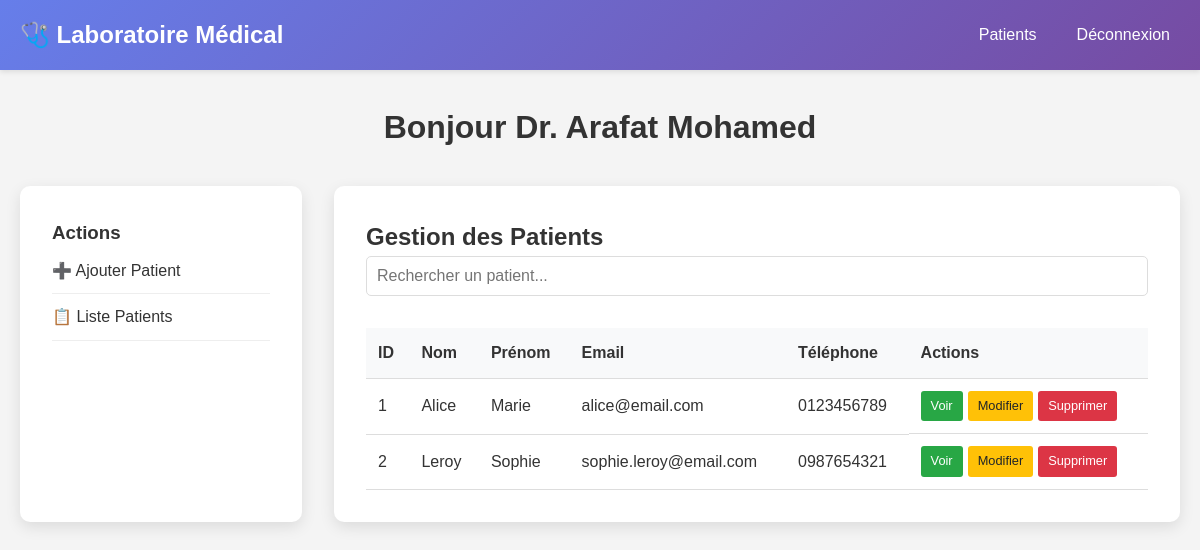
Screenshot of /dashboard_medecin.php (signed in) with the database file from the repository.
### tables this page shows
CREATE TABLE patient (
    id_patient INT AUTO_INCREMENT PRIMARY KEY,
    nom VARCHAR(50) NOT NULL,
    prenom VARCHAR(50) NOT NULL,
    email VARCHAR(100) UNIQUE NOT NULL,
    mot_de_passe VARCHAR(255) NOT NULL,
    telephone VARCHAR(20)
);

### dashboard_medecin.php (the view, shortened to what this page needs)
<?php
require_once 'includes/db.php';
$stmt = $pdo->query("SELECT * FROM patient ORDER BY nom, prenom");
$patients = $stmt->fetchAll();
$selected_patient = null;
?>
<!DOCTYPE html>
<html lang="fr">
<head>
    <link rel="stylesheet" href="css/style.css">
</head>
<body>
    <header>
        <nav class="container">
            <div class="logo">🩺 Laboratoire Médical</div>
            <ul>
                <li><a href="dashboard_medecin.php">Patients</a></li>
                <li><a href="logout.php">Déconnexion</a></li>
            </ul>
        </nav>
    </header>
    <div class="dashboard">
        <div class="container">
            <h1>Bonjour Dr. <?php echo $_SESSION['user_name']; ?></h1>
            <div class="dashboard-grid">
                <div class="sidebar">
                    <h3>Actions</h3>
                    <ul>
                        <li><a href="#" onclick="openModal('add-patient-modal')">➕ Ajouter Patient</a></li>
                        <li><a href="dashboard_medecin.php">📋 Liste Patients</a></li>
                    </ul>
                </div>
                <div class="main-content">
                    <?php if (!$selected_patient): ?>
                        <h2>Gestion des Patients</h2>
                        <div class="search-container">
                            <input type="text" id="search" placeholder="Rechercher un patient...">
                        </div>
                        <table class="table" id="patients-table">
                            <thead>
                                <tr>
                                    <th>ID</th>
                                    <th>Nom</th>
                                    <th>Prénom</th>
                                    <th>Email</th>
                                    <th>Téléphone</th>
                                    <th>Actions</th>
                                </tr>
                            </thead>
                            <tbody>
                                <?php foreach ($patients as $patient): ?>
                                    <tr>
                                        <td><?php echo $patient['id_patient']; ?></td>
                                        <td><?php echo $patient['nom']; ?></td>
                                        <td><?php echo $patient['prenom']; ?></td>
                                        <td><?php echo $patient['email']; ?></td>
                                        <td><?php echo $patient['telephone']; ?></td>
                                        <td class="actions">
                                            <a href="dashboard_medecin.php?patient_id=<?php echo $patient['id_patient']; ?>" class="btn-small btn-view">Voir</a>
                                            <a href="#" onclick="editPatient(<?php echo $patient['id_patient']; ?>, '<?php echo $patient['nom']; ?>', '<?php echo $patient['prenom']; ?>', '<?php echo $patient['email']; ?>', '<?php echo $patient['telephone']; ?>')" class="btn-small btn-edit">Modifier</a>
                                            <a href="#" onclick="deletePatient(<?php echo $patient['id_patient']; ?>)" class="btn-small btn-delete">Supprimer</a>
                                        </td>
                                    </tr>
                                <?php endforeach; ?>
                            </tbody>
                        </table>
                    <?php endif; ?>
                </div>
            </div>
        </div>
    </div>
</body>
</html>

### style.css (style rules this page uses)
* { margin: 0; padding: 0; box-sizing: border-box; }
body { font-family: 'Arial', sans-serif; line-height: 1.6; color: #333; background-color: #f4f4f4; }
.container { max-width: 1200px; margin: 0 auto; padding: 0 20px; }
header { background: linear-gradient(135deg, #667eea 0%, #764ba2 100%); color: white; padding: 1rem 0; box-shadow: 0 2px 5px rgba(0,0,0,0.1); }
nav { display: flex; justify-content: space-between; align-items: center; }
.logo { font-size: 1.5rem; font-weight: bold; }
nav ul { display: flex; list-style: none; }
nav ul li { margin-left: 20px; }
nav a { color: white; text-decoration: none; padding: 5px 10px; border-radius: 5px; transition: background 0.3s; }
input[type="text"], input[type="email"], input[type="password"], input[type="tel"], textarea, select { width: 100%; padding: 10px; border: 1px solid #ddd; border-radius: 5px; font-size: 1rem; }
.dashboard { padding: 2rem 0; }
.dashboard h1 { text-align: center; margin-bottom: 2rem; color: #333; }
.dashboard-grid { display: grid; grid-template-columns: 1fr 3fr; gap: 2rem; }
.sidebar { background: white; padding: 2rem; border-radius: 10px; box-shadow: 0 5px 15px rgba(0,0,0,0.1); }
.sidebar ul { list-style: none; }
.sidebar a { display: block; padding: 10px 0; color: #333; text-decoration: none; border-bottom: 1px solid #eee; }
.main-content { background: white; padding: 2rem; border-radius: 10px; box-shadow: 0 5px 15px rgba(0,0,0,0.1); }
.table { width: 100%; border-collapse: collapse; margin-top: 1rem; }
.table th, .table td { padding: 12px; text-align: left; border-bottom: 1px solid #ddd; }
.table th { background: #f8f9fa; font-weight: bold; }
.actions { display: flex; gap: 5px; }
.btn-small { padding: 5px 10px; font-size: 0.8rem; border: none; border-radius: 3px; cursor: pointer; text-decoration: none; display: inline-block; }
.btn-edit { background: #ffc107; color: #212529; }
.btn-delete { background: #dc3545; color: white; }
.btn-view { background: #28a745; color: white; }
.search-container { margin-bottom: 2rem; }
#search { width: 100%; padding: 10px; font-size: 1rem; border: 1px solid #ddd; border-radius: 5px; }

### rows the page displays
patient: id_patient "1", nom "Alice", prenom "Marie", email "alice@email.com", telephone "0123456789"
patient: id_patient "2", nom "Leroy", prenom "Sophie", email "sophie.leroy@email.com", telephone "0987654321"

### other values shown
$_SESSION['user_name'] "Arafat Mohamed"
